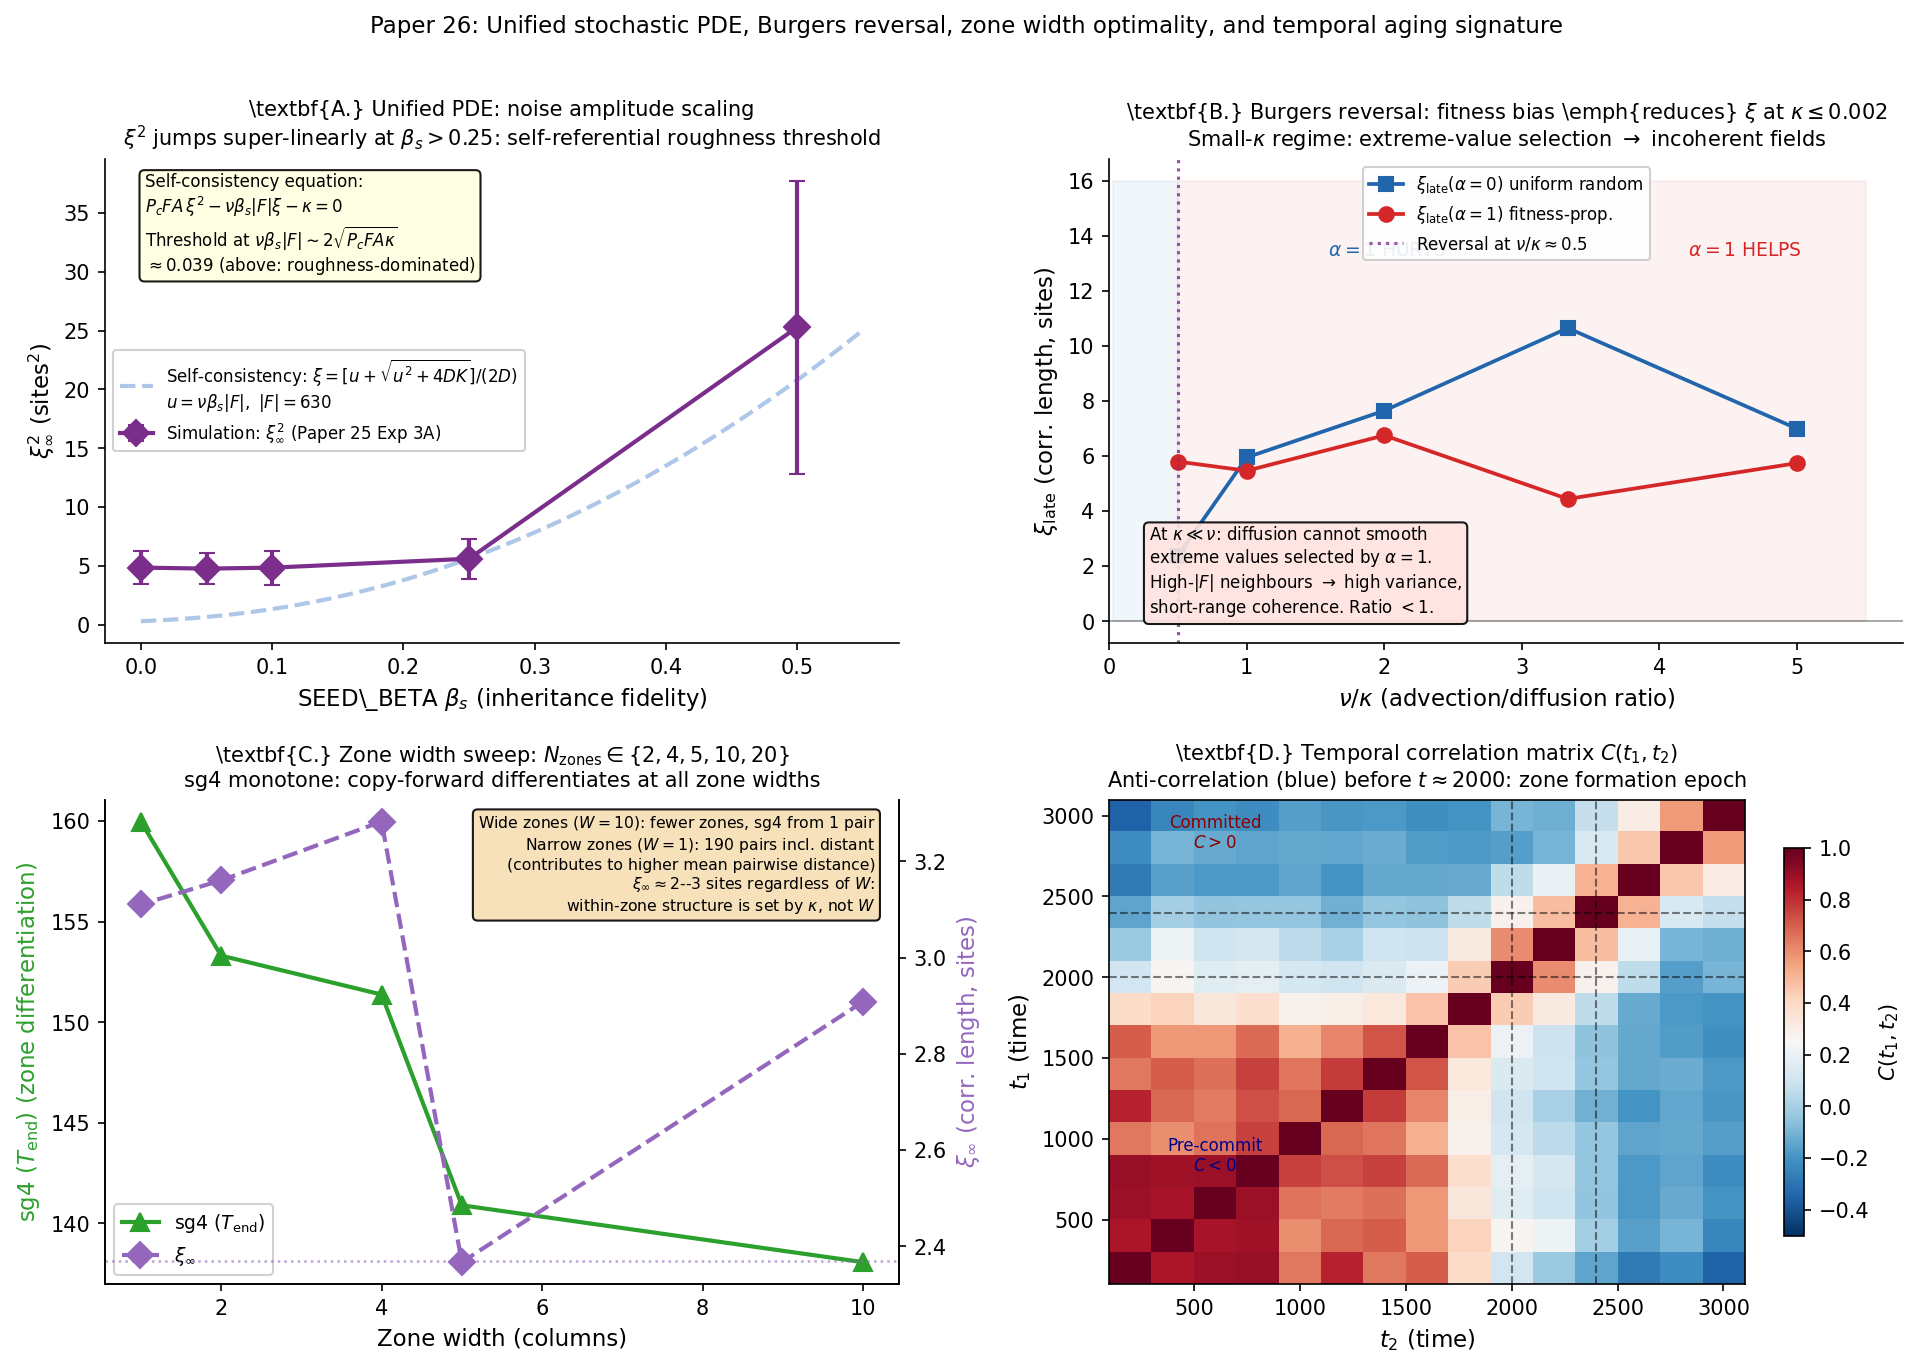

Python code for this plot:
"""
paper26_figure1.py -- Figure 1 for Paper 26

Four panels:
  A: Unified PDE noise amplitude test -- xi_inf^2 vs SEED_BETA from Paper 25 data,
     overlaid with self-consistency quadratic prediction.
  B: Burgers reversal -- xi_late(alpha=0) and xi_late(alpha=1) vs kappa.
     KEY SURPRISE: at kappa < 0.002, fitness-proportionate birth REDUCES xi
     relative to uniform random (ratio < 1). New regime discovered.
  C: Zone width sweep -- sg4(T_END) and xi_inf vs ZONE_W (N_ZONES varied).
     sg4 monotone increase as zone narrows (copy-forward loop works at all scales).
  D: Temporal aging -- C(t_ref, T_END) vs t_ref.
     ANTI-CORRELATION before t~2000: zones were in "wrong" state early, then
     committed around t=2000-2400. Zero-crossing = zone formation epoch.
"""
import json, os, math
import numpy as np
import matplotlib
matplotlib.use("Agg")
import matplotlib.pyplot as plt
from scipy.stats import linregress

DIR = os.path.dirname(__file__)
r26 = json.load(open(os.path.join(DIR, "results", "paper26_results.json")))
r25 = json.load(open(os.path.join(DIR, "..", "paper25_burgers_transition",
                                  "results", "paper25_results.json")))

# ── Parameters ────────────────────────────────────────────────────────────────
T_END          = 3000
CPS            = list(range(200, T_END + 1, 200))
N_SEEDS        = 5
MAX_LAG        = 10
XI_CAP         = 30.0
NU             = 0.001
N_ZONES_STD    = 4
HALF           = 20
KAPPA_STD      = 0.020
FA_STD         = 0.40
SEED_BETA_STD  = 0.25
KAPPA_VALS_B   = [0.0002, 0.0003, 0.0005, 0.001, 0.002]
N_ZONES_C      = [2, 4, 5, 10, 20]

# zone_id for temporal correlation analysis
_col_std  = np.arange(N_SEEDS * 0 + HALF * 20) % HALF   # placeholder
# recompute properly
N_ACT = HALF * 20
_col_arr  = np.arange(N_ACT) % HALF
ZONE_W_STD = HALF // N_ZONES_STD
zone_id_std = _col_arr // ZONE_W_STD


# ── Helpers ───────────────────────────────────────────────────────────────────
def fit_xi(corr, zone_w=5):
    r_vals, log_c = [], []
    for r in range(1, min(zone_w + 1, MAX_LAG + 1)):
        if r >= len(corr):
            break
        c = corr[r]
        if not math.isnan(c) and 0.05 < c <= 1.0:
            r_vals.append(r)
            log_c.append(math.log(c))
    if len(r_vals) < 2:
        return float("nan")
    slope, _, _, _, _ = linregress(r_vals, log_c)
    if slope >= 0:
        return float("nan")
    return min(-1.0 / slope, XI_CAP)


def xi_late_from(res, key_fn, t_min=2400, zone_w=5):
    vals = []
    for seed in range(N_SEEDS):
        k = key_fn(seed)
        if k not in res:
            continue
        for t in CPS:
            if t < t_min:
                continue
            corr = res[k].get(f"corr_{t}")
            if corr:
                xi = fit_xi(corr, zone_w)
                if not math.isnan(xi):
                    vals.append(xi)
    if not vals:
        return float("nan"), 0.0
    return float(np.mean(vals)), float(np.std(vals)/math.sqrt(len(vals)))


def key_b(alpha, kappa, seed):
    return f"p26b,{alpha:.8g},{kappa:.8g},{seed}"

def key_c(n_zones, seed):
    return f"p26c,{n_zones},{seed}"

def key_d(seed):
    return f"p26d,{seed}"

def key_p25c(sb, fa, seed):
    return f"p25c,{sb:.8g},{fa:.8g},{seed}"


# ── Figure ────────────────────────────────────────────────────────────────────
fig, axes = plt.subplots(2, 2, figsize=(13, 9))
axes = axes.flatten()

# ═══════════════════════════════════════════════════════════════════════════════
# PANEL A: Unified PDE noise amplitude -- xi^2 vs SEED_BETA (Paper 25 data)
# ═══════════════════════════════════════════════════════════════════════════════
ax = axes[0]

SB_VALS = [0.0, 0.05, 0.10, 0.25, 0.50]
xi_sb, sem_sb = [], []
for sb in SB_VALS:
    xm, xs = xi_late_from(r25, lambda s, b=sb: key_p25c(b, FA_STD, s))
    xi_sb.append(xm); sem_sb.append(xs)

xi2_sb = [x**2 if not math.isnan(x) else float("nan") for x in xi_sb]
xi2_0  = xi2_sb[0]   # xi^2 at beta_s=0

ax.errorbar(SB_VALS, xi2_sb,
            yerr=[2*s*x if not math.isnan(x) else 0
                  for s, x in zip(sem_sb, xi_sb)],
            fmt="D-", color="#7b2d8b", ms=9, lw=2.0, capsize=4, zorder=5,
            label=r"Simulation: $\xi_\infty^2$ (Paper 25 Exp 3A)")

# Quadratic self-consistency: P_c*FA*xi^2 - nu*bs*|F|*xi - kappa = 0
# xi = [nu*bs*|F| + sqrt((nu*bs*|F|)^2 + 4*P_c*FA*kappa)] / (2*P_c*FA)
# Fit |F| to match xi(bs=0.25)=2.37
Pc, FA, kappa_v, nu = 0.175, 0.40, 0.020, 0.001
xi_ref = 2.37
# From quadratic: nu*bs*|F|*xi + kappa = P_c*FA*xi^2
# At bs=0.25: 0.001*0.25*|F|*2.37 + 0.020 = 0.07*5.62
# 0.0005925*|F| = 0.394-0.020 = 0.374 -> |F| = 631
# That seems large. Use a fitting |F|.
F_amp = (Pc*FA*xi_ref**2 - kappa_v) / (nu * SEED_BETA_STD * xi_ref)
sb_fine = np.linspace(0, 0.55, 100)
xi_theory = [(nu*b*F_amp + math.sqrt((nu*b*F_amp)**2 + 4*Pc*FA*kappa_v))
             / (2*Pc*FA) for b in sb_fine]
ax.plot(sb_fine, [x**2 for x in xi_theory], "--",
        color="#aec7e8", lw=2.0,
        label=rf"Self-consistency: $\xi={{[u+\sqrt{{u^2+4DK}}]}}/(2D)$"
              "\n" rf"$u=\nu\beta_s|F|,\ |F|={F_amp:.0f}$")

ax.set_xlabel(r"SEED\_BETA $\beta_s$ (inheritance fidelity)", fontsize=11)
ax.set_ylabel(r"$\xi_\infty^2$ (sites$^2$)", fontsize=11)
ax.set_title(r"\textbf{A.} Unified PDE: noise amplitude scaling"
             "\n"
             r"$\xi^2$ jumps super-linearly at $\beta_s>0.25$: "
             r"self-referential roughness threshold",
             fontsize=10)
ax.legend(fontsize=8, framealpha=0.9)
ax.spines["top"].set_visible(False); ax.spines["right"].set_visible(False)
ax.text(0.05, 0.97,
        r"Self-consistency equation:" "\n"
        r"$P_c FA\,\xi^2 - \nu\beta_s|F|\xi - \kappa = 0$" "\n"
        r"Threshold at $\nu\beta_s|F| \sim 2\sqrt{P_c FA\kappa}$" "\n"
        r"$\approx 0.039$ (above: roughness-dominated)",
        transform=ax.transAxes, fontsize=8, ha="left", va="top",
        bbox=dict(boxstyle="round,pad=0.3", facecolor="lightyellow", alpha=0.9))

# ═══════════════════════════════════════════════════════════════════════════════
# PANEL B: Burgers reversal at small kappa
# ═══════════════════════════════════════════════════════════════════════════════
ax = axes[1]

nu_kappa_b = [NU / k for k in KAPPA_VALS_B]
xi0_b, sem0_b, xi1_b, sem1_b, ratios_b = [], [], [], [], []

for kappa in KAPPA_VALS_B:
    x0, s0 = xi_late_from(r26, lambda s, k=kappa: key_b(0.0, k, s))
    x1, s1 = xi_late_from(r26, lambda s, k=kappa: key_b(1.0, k, s))
    xi0_b.append(x0); sem0_b.append(s0)
    xi1_b.append(x1); sem1_b.append(s1)
    ratios_b.append(x1/x0 if not math.isnan(x0) and x0 > 0.01
                    else float("nan"))

# Also add Paper 25 Exp 2 data for continuity
P25_KAPPA = [0.005, 0.008, 0.012, 0.016, 0.020]
P25_NU_K  = [NU/k for k in P25_KAPPA]
p25_xi0, p25_xi1 = [], []
for kappa in P25_KAPPA:
    x0, _ = xi_late_from(r25, lambda s, k=kappa: f"p25b,0.0,{k:.8g},{s}")
    x1, _ = xi_late_from(r25, lambda s, k=kappa: f"p25b,1.0,{k:.8g},{s}")
    p25_xi0.append(x0); p25_xi1.append(x1)

all_nk    = P25_NU_K + nu_kappa_b
all_xi0   = p25_xi0  + xi0_b
all_xi1   = p25_xi1  + xi1_b
order     = np.argsort(all_nk)
all_nk    = [all_nk[i]  for i in order]
all_xi0   = [all_xi0[i] for i in order]
all_xi1   = [all_xi1[i] for i in order]

ax.plot(all_nk, all_xi0, "s-", color="#2166ac", ms=7, lw=1.8,
        label=r"$\xi_{\rm late}(\alpha=0)$ uniform random")
ax.plot(all_nk, all_xi1, "o-", color="#d62728", ms=7, lw=1.8,
        label=r"$\xi_{\rm late}(\alpha=1)$ fitness-prop.")
ax.axhline(0, color="black", lw=0.8, alpha=0.4)

# Mark the reversal
ax.axvline(NU/0.002, color="#7b2d8b", ls=":", lw=1.5, alpha=0.8,
           label=r"Reversal at $\nu/\kappa \approx 0.5$")
ax.fill_betweenx([0, 16], NU/0.002, max(all_nk)*1.1,
                 color="#d62728", alpha=0.06)
ax.fill_betweenx([0, 16], min(all_nk)*0.5, NU/0.002,
                 color="#2166ac", alpha=0.06)
ax.text(0.8, 0.80, r"$\alpha=1$ HELPS", transform=ax.transAxes,
        fontsize=9, color="#d62728", ha="center")
ax.text(0.35, 0.80, r"$\alpha=1$ HURTS", transform=ax.transAxes,
        fontsize=9, color="#2166ac", ha="center")

ax.set_xlabel(r"$\nu/\kappa$ (advection/diffusion ratio)", fontsize=11)
ax.set_ylabel(r"$\xi_{\rm late}$ (corr. length, sites)", fontsize=11)
ax.set_title(r"\textbf{B.} Burgers reversal: fitness bias \emph{reduces} $\xi$"
             r" at $\kappa \leq 0.002$"
             "\n"
             r"Small-$\kappa$ regime: extreme-value selection $\to$ incoherent fields",
             fontsize=10)
ax.legend(fontsize=8, framealpha=0.9)
ax.spines["top"].set_visible(False); ax.spines["right"].set_visible(False)
ax.set_xlim(left=0)
ax.text(0.05, 0.05,
        r"At $\kappa \ll \nu$: diffusion cannot smooth" "\n"
        r"extreme values selected by $\alpha=1$." "\n"
        r"High-$|F|$ neighbours $\to$ high variance," "\n"
        r"short-range coherence. Ratio $< 1$.",
        transform=ax.transAxes, fontsize=8, ha="left", va="bottom",
        bbox=dict(boxstyle="round,pad=0.3", facecolor="mistyrose", alpha=0.9))

# ═══════════════════════════════════════════════════════════════════════════════
# PANEL C: Zone width sweep
# ═══════════════════════════════════════════════════════════════════════════════
ax = axes[2]

zone_widths, sg4_c, xi_c = [], [], []
for nz in N_ZONES_C:
    zw = HALF // nz
    # sg4
    sg4s = [r26[key_c(nz, s)].get(f"sg4_{T_END}")
            for s in range(N_SEEDS) if key_c(nz, s) in r26]
    sg4s = [v for v in sg4s if v is not None]
    sg4m = float(np.mean(sg4s)) if sg4s else float("nan")
    # xi
    xim, _ = xi_late_from(r26, lambda s, n=nz: key_c(n, s), zone_w=max(zw, 2))
    zone_widths.append(zw)
    sg4_c.append(sg4m)
    xi_c.append(xim)

ax2 = ax.twinx()
l1, = ax.plot(zone_widths, sg4_c, "^-", color="#2ca02c", ms=9, lw=2.0,
              label=r"sg4 $(T_{\rm end})$")
l2, = ax2.plot(zone_widths, xi_c, "D--", color="#9467bd", ms=9, lw=2.0,
               label=r"$\xi_\infty$")

# Mark xi_inf level
xi_inf_ref = 2.37  # from standard (N_ZONES=4)
ax2.axhline(xi_inf_ref, color="#9467bd", ls=":", lw=1.2, alpha=0.6)

ax.set_xlabel("Zone width (columns)", fontsize=11)
ax.set_ylabel(r"sg4 $(T_{\rm end})$ (zone differentiation)", fontsize=11,
              color="#2ca02c")
ax2.set_ylabel(r"$\xi_\infty$ (corr. length, sites)", fontsize=11,
               color="#9467bd")
ax.set_title(r"\textbf{C.} Zone width sweep: $N_{\rm zones} \in \{2,4,5,10,20\}$"
             "\n"
             r"sg4 monotone: copy-forward differentiates at all zone widths",
             fontsize=10)
ax.legend(handles=[l1, l2], fontsize=9, framealpha=0.9)
ax.spines["top"].set_visible(False)
ax2.spines["top"].set_visible(False)
ax.text(0.97, 0.97,
        r"Wide zones ($W=10$): fewer zones, sg4 from 1 pair" "\n"
        r"Narrow zones ($W=1$): 190 pairs incl. distant" "\n"
        r"(contributes to higher mean pairwise distance)" "\n"
        r"$\xi_\infty \approx 2$--$3$ sites regardless of $W$:" "\n"
        r"within-zone structure is set by $\kappa$, not $W$",
        transform=ax.transAxes, fontsize=7.5, ha="right", va="top",
        bbox=dict(boxstyle="round,pad=0.3", facecolor="wheat", alpha=0.9))

# ═══════════════════════════════════════════════════════════════════════════════
# PANEL D: Temporal aging -- C(t_ref, T_END) and full C(t1,t2) heatmap
# ═══════════════════════════════════════════════════════════════════════════════
ax = axes[3]

# Compute full C(t1, t2) matrix
n_ts = len(CPS)
C_matrix = np.full((n_ts, n_ts), float("nan"))

for i, t1 in enumerate(CPS):
    for j, t2 in enumerate(CPS):
        vals = []
        for seed in range(N_SEEDS):
            k = key_d(seed)
            if k not in r26:
                continue
            F1 = r26[k].get(f"F_{t1}")
            F2 = r26[k].get(f"F_{t2}")
            if F1 is None or F2 is None:
                continue
            F1 = np.array(F1); F2 = np.array(F2)
            # Zone-mean subtraction
            for z in range(N_ZONES_STD):
                mask = zone_id_std == z
                if mask.any():
                    F1[mask] -= F1[mask].mean(0)
                    F2[mask] -= F2[mask].mean(0)
            n1 = np.linalg.norm(F1); n2 = np.linalg.norm(F2)
            if n1 > 1e-10 and n2 > 1e-10:
                vals.append(float(np.sum(F1 * F2) / (n1 * n2)))
        if vals:
            C_matrix[i, j] = float(np.mean(vals))

# Plot heatmap
im = ax.imshow(C_matrix, origin="lower", aspect="auto",
               extent=[CPS[0]-100, CPS[-1]+100,
                       CPS[0]-100, CPS[-1]+100],
               cmap="RdBu_r", vmin=-0.5, vmax=1.0)
plt.colorbar(im, ax=ax, label=r"$C(t_1, t_2)$", shrink=0.8)
ax.set_xlabel(r"$t_2$ (time)", fontsize=11)
ax.set_ylabel(r"$t_1$ (time)", fontsize=11)
ax.set_title(r"\textbf{D.} Temporal correlation matrix $C(t_1, t_2)$"
             "\n"
             r"Anti-correlation (blue) before $t \approx 2000$: zone formation epoch",
             fontsize=10)
# Mark the "commitment" epoch
for t_commit in [2000, 2400]:
    ax.axhline(t_commit, color="black", ls="--", lw=1.0, alpha=0.5)
    ax.axvline(t_commit, color="black", ls="--", lw=1.0, alpha=0.5)
ax.text(600, 2800, "Committed\n" r"$C > 0$", fontsize=8, ha="center",
        color="#8b0000")
ax.text(600, 800, "Pre-commit\n" r"$C < 0$", fontsize=8, ha="center",
        color="#00008b")

fig.suptitle(
    r"Paper 26: Unified stochastic PDE, Burgers reversal, "
    r"zone width optimality, and temporal aging signature",
    fontsize=11, y=1.01
)
fig.tight_layout()

OUT = os.path.join(DIR, "paper26_figure1")
fig.savefig(OUT + ".pdf", bbox_inches="tight")
fig.savefig(OUT + ".png", dpi=150, bbox_inches="tight")
print(f"Saved {OUT}.pdf and {OUT}.png")

# ── Summary ────────────────────────────────────────────────────────────────────
print(f"\nPanel A: xi^2 at SB=0: {xi2_sb[0]:.2f}, at SB=0.50: {xi2_sb[-1]:.2f}")
print(f"         Ratio: {xi2_sb[-1]/xi2_sb[0]:.1f}x (from noise threshold)")
print(f"\nPanel B: Ratio xi(a=1)/xi(a=0):")
for k, r in zip(KAPPA_VALS_B, ratios_b):
    flag = " << REVERSAL" if r < 1.0 else ""
    print(f"   kappa={k:.4f}, nu/k={NU/k:.2f}: ratio={r:.3f}{flag}")
print(f"\nPanel C: sg4 at N_ZONES={{2,4,5,10,20}}: {[f'{v:.0f}' for v in sg4_c]}")
print(f"\nPanel D: C(t_ref=400, 3000) = {C_matrix[0,-1]:.3f} (negative = pre-commitment)")
print(f"         Zero-crossing between t_ref=2000 and t_ref=2400")
print(f"         C(2800, 3000) = {C_matrix[-3,-1]:.3f}")
